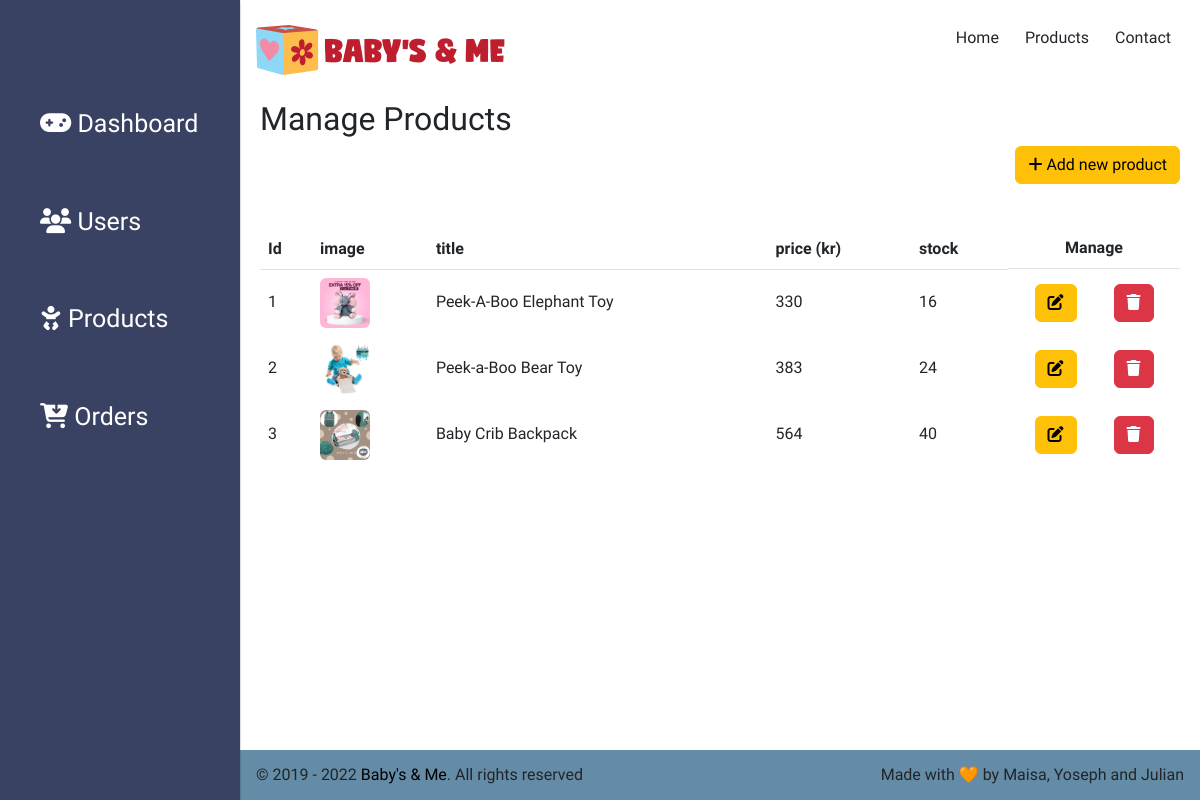
Page /admin/products.php on the earlier database version.
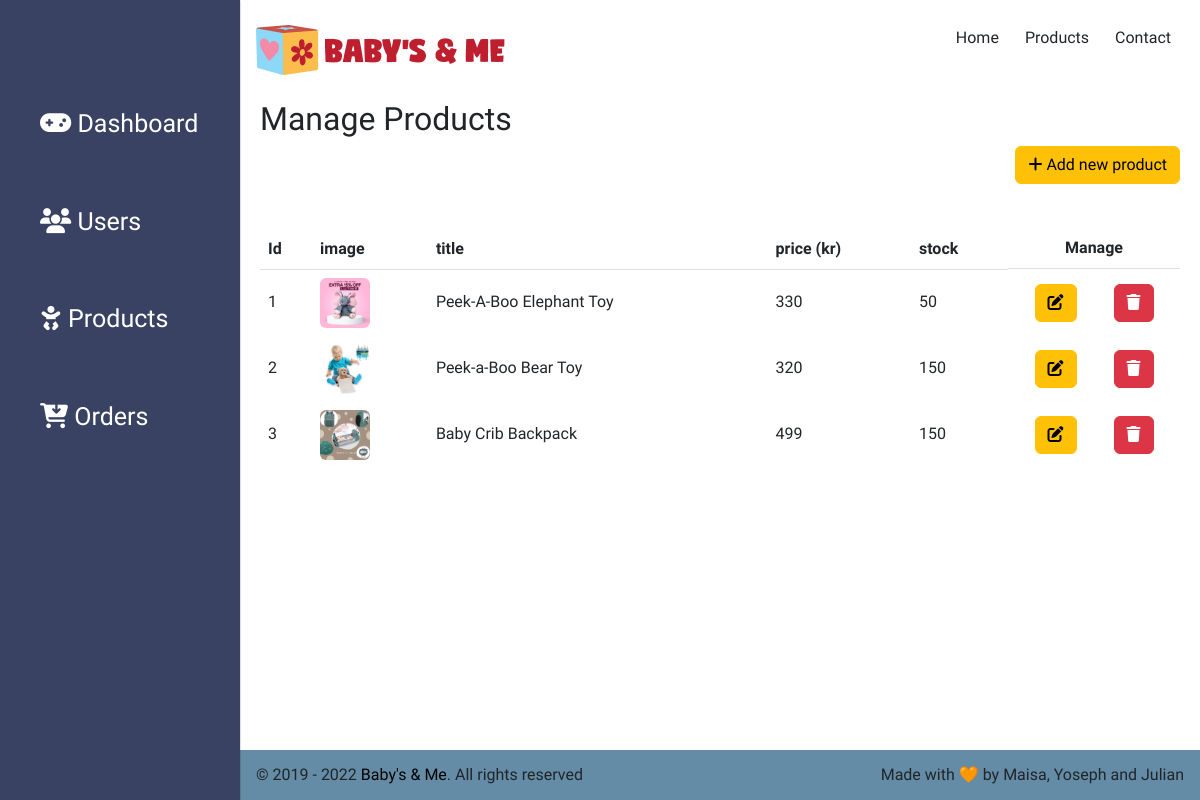
Same page on the later database version.
### tables this page shows
CREATE TABLE `products` (
  `id` int(11) NOT NULL,
  `title` varchar(90) NOT NULL,
  `description` text NOT NULL,
  `price` int(11) NOT NULL,
  `stock` int(11) NOT NULL,
  `img_url` varchar(255) NOT NULL
);

### src/config.php (called while the page is built, shortened)
<?php
require(SRC_PATH . '/dbconnect.php');
require(SRC_PATH . '/app/ProductDbHandler.php');
$productDbHandler = new ProductDbHandler($pdo);

### src/app/ProductDbHandler.php (called while the page is built, shortened)
<?php
class ProductDbHandler
{
    public function __construct($pdo) {
        $this->pdo = $pdo;
    }
    public function fetchAllProducts() {
        $sql = "SELECT * FROM products;";
        $stmt = $this->pdo->query($sql);
        return $stmt->fetchAll();
    }
}

### public/admin/products.php (the view, shortened to what this page needs)
<?php
require('../../src/config.php');
$products = $productDbHandler->fetchAllProducts();
?>
<?php include('layout/header.php'); ?>
<div id="content">
    <h2>Manage Products</h2>
    <div id="new-product">
        <form action="create-product.php" method="GET">
            <button type="submit" class="btn btn-warning"><i class="fas fa-plus"></i> Add new product</button>
        </form>
    </div>
    <br>
    <table class="table ">
        <thead>
            <tr>
                <th>Id</th>
                <th>image</th>
                <th>title</th>
                <th>price (kr)</th>
                <th>stock </th>
                <th class="manage">Manage</th>
            </tr>
        </thead>
        <tbody>
            <?php foreach ($products as $product) : ?>
            <tr>
                <td><?= htmlentities($product['id']) ?></td>
                <td><image class="rounded" src="<?=$product['img_url']?>"
                        style="width:50px;height:auto;"></td>
                <td><?= htmlentities($product['title']) ?></td>
                <td><?= htmlentities($product['price']) ?></td>
                <td><?= htmlentities($product['stock']) ?></td>
                <td class="manage">
                    <form action="update-product.php" method="GET">
                        <button type="submit" class="btn btn-warning"><i class="fas fa-edit"></i></button>
                    </form>
                    <form action="" method="POST">
                        <button type="submit" name="deleteProductBtn" class="btn btn-danger"><i
                                class="fas fa-trash"></i></button>
                    </form>
                </td>
            </tr>
            <?php endforeach; ?>
        </tbody>
    </table>
</div>
<?php include('layout/footer.php'); ?>

Differences in the rows shown:
changed products "Peek-A-Boo Elephant Toy": stock "16" → "50"
changed products "Peek-a-Boo Bear Toy": price "383" → "320"; stock "24" → "150"
changed products "Baby Crib Backpack": price "564" → "499"; stock "40" → "150"
